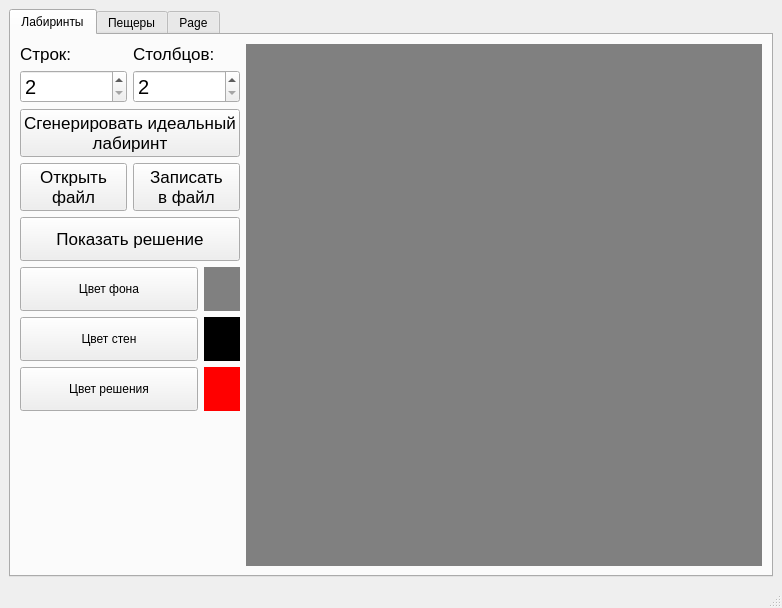
<?xml version="1.0" encoding="UTF-8"?>
<ui version="4.0">
 <class>MainWindow</class>
 <widget class="QMainWindow" name="MainWindow">
  <property name="geometry">
   <rect>
    <x>0</x>
    <y>0</y>
    <width>782</width>
    <height>608</height>
   </rect>
  </property>
  <property name="minimumSize">
   <size>
    <width>0</width>
    <height>0</height>
   </size>
  </property>
  <property name="windowTitle">
   <string>Лабиринты и пещеры</string>
  </property>
  <widget class="QWidget" name="centralwidget">
   <layout class="QHBoxLayout" name="horizontalLayout_5">
    <item>
     <widget class="QTabWidget" name="tabWidget">
      <property name="minimumSize">
       <size>
        <width>0</width>
        <height>0</height>
       </size>
      </property>
      <property name="currentIndex">
       <number>0</number>
      </property>
      <widget class="QWidget" name="maze">
       <attribute name="title">
        <string>Лабиринты</string>
       </attribute>
       <layout class="QHBoxLayout" name="horizontalLayout_4">
        <item>
         <layout class="QHBoxLayout" name="horizontalLayout_3" stretch="1,4">
          <item>
           <layout class="QVBoxLayout" name="verticalLayout">
            <item>
             <layout class="QHBoxLayout" name="horizontalLayout">
              <item>
               <layout class="QVBoxLayout" name="verticalLayout_2">
                <item>
                 <widget class="QLabel" name="label">
                  <property name="font">
                   <font>
                    <pointsize>13</pointsize>
                   </font>
                  </property>
                  <property name="text">
                   <string>Строк:</string>
                  </property>
                 </widget>
                </item>
                <item>
                 <widget class="QSpinBox" name="rows">
                  <property name="minimumSize">
                   <size>
                    <width>0</width>
                    <height>30</height>
                   </size>
                  </property>
                  <property name="font">
                   <font>
                    <pointsize>15</pointsize>
                   </font>
                  </property>
                  <property name="minimum">
                   <number>2</number>
                  </property>
                  <property name="maximum">
                   <number>50</number>
                  </property>
                 </widget>
                </item>
               </layout>
              </item>
              <item>
               <layout class="QVBoxLayout" name="verticalLayout_4">
                <item>
                 <widget class="QLabel" name="label_2">
                  <property name="font">
                   <font>
                    <pointsize>13</pointsize>
                   </font>
                  </property>
                  <property name="text">
                   <string>Столбцов:</string>
                  </property>
                 </widget>
                </item>
                <item>
                 <widget class="QSpinBox" name="cols">
                  <property name="minimumSize">
                   <size>
                    <width>0</width>
                    <height>30</height>
                   </size>
                  </property>
                  <property name="font">
                   <font>
                    <pointsize>15</pointsize>
                   </font>
                  </property>
                  <property name="minimum">
                   <number>2</number>
                  </property>
                  <property name="maximum">
                   <number>50</number>
                  </property>
                 </widget>
                </item>
               </layout>
              </item>
             </layout>
            </item>
            <item>
             <widget class="QPushButton" name="generate_btn">
              <property name="minimumSize">
               <size>
                <width>0</width>
                <height>44</height>
               </size>
              </property>
              <property name="font">
               <font>
                <pointsize>13</pointsize>
               </font>
              </property>
              <property name="text">
               <string>Сгенерировать идеальный
лабиринт</string>
              </property>
             </widget>
            </item>
            <item>
             <layout class="QHBoxLayout" name="horizontalLayout_2">
              <item>
               <widget class="QPushButton" name="open_file_btn">
                <property name="minimumSize">
                 <size>
                  <width>0</width>
                  <height>44</height>
                 </size>
                </property>
                <property name="font">
                 <font>
                  <pointsize>13</pointsize>
                 </font>
                </property>
                <property name="text">
                 <string>Открыть
файл</string>
                </property>
               </widget>
              </item>
              <item>
               <widget class="QPushButton" name="save_file_btn">
                <property name="minimumSize">
                 <size>
                  <width>0</width>
                  <height>44</height>
                 </size>
                </property>
                <property name="font">
                 <font>
                  <pointsize>13</pointsize>
                 </font>
                </property>
                <property name="text">
                 <string>Записать
в файл</string>
                </property>
               </widget>
              </item>
             </layout>
            </item>
            <item>
             <widget class="QPushButton" name="solve_btn">
              <property name="minimumSize">
               <size>
                <width>0</width>
                <height>44</height>
               </size>
              </property>
              <property name="font">
               <font>
                <pointsize>13</pointsize>
               </font>
              </property>
              <property name="text">
               <string>Показать решение</string>
              </property>
             </widget>
            </item>
            <item>
             <layout class="QGridLayout" name="gridLayout" columnstretch="5,1">
              <item row="0" column="0">
               <widget class="QPushButton" name="bg_color_btn">
                <property name="minimumSize">
                 <size>
                  <width>0</width>
                  <height>44</height>
                 </size>
                </property>
                <property name="text">
                 <string>Цвет фона</string>
                </property>
               </widget>
              </item>
              <item row="0" column="1">
               <widget class="QWidget" name="bg_color" native="true">
                <property name="styleSheet">
                 <string notr="true">background-color:gray
</string>
                </property>
               </widget>
              </item>
              <item row="1" column="0">
               <widget class="QPushButton" name="wall_color_btn">
                <property name="minimumSize">
                 <size>
                  <width>0</width>
                  <height>44</height>
                 </size>
                </property>
                <property name="text">
                 <string>Цвет стен</string>
                </property>
               </widget>
              </item>
              <item row="1" column="1">
               <widget class="QWidget" name="wall_color" native="true">
                <property name="styleSheet">
                 <string notr="true">background-color:rgb(0, 0, 0)</string>
                </property>
               </widget>
              </item>
              <item row="2" column="0">
               <widget class="QPushButton" name="path_color_btn">
                <property name="minimumSize">
                 <size>
                  <width>0</width>
                  <height>44</height>
                 </size>
                </property>
                <property name="text">
                 <string>Цвет решения</string>
                </property>
               </widget>
              </item>
              <item row="2" column="1">
               <widget class="QWidget" name="path_color" native="true">
                <property name="styleSheet">
                 <string notr="true">background-color:rgb(255, 0, 0)</string>
                </property>
               </widget>
              </item>
             </layout>
            </item>
            <item>
             <spacer name="verticalSpacer">
              <property name="orientation">
               <enum>Qt::Vertical</enum>
              </property>
              <property name="sizeHint" stdset="0">
               <size>
                <width>128</width>
                <height>72</height>
               </size>
              </property>
             </spacer>
            </item>
           </layout>
          </item>
          <item>
           <widget class="View" name="maze_window" native="true">
            <property name="minimumSize">
             <size>
              <width>500</width>
              <height>500</height>
             </size>
            </property>
            <property name="styleSheet">
             <string notr="true">background-color:gray</string>
            </property>
           </widget>
          </item>
         </layout>
        </item>
       </layout>
      </widget>
      <widget class="QWidget" name="cave">
       <attribute name="title">
        <string>Пещеры</string>
       </attribute>
      </widget>
      <widget class="QWidget" name="tab_3">
       <attribute name="title">
        <string>Page</string>
       </attribute>
       <layout class="QVBoxLayout" name="verticalLayout_3"/>
      </widget>
     </widget>
    </item>
   </layout>
  </widget>
  <widget class="QMenuBar" name="menubar">
   <property name="geometry">
    <rect>
     <x>0</x>
     <y>0</y>
     <width>782</width>
     <height>24</height>
    </rect>
   </property>
  </widget>
  <widget class="QStatusBar" name="statusbar"/>
 </widget>
 <customwidgets>
  <customwidget>
   <class>View</class>
   <extends>QWidget</extends>
   <header location="global">view.h</header>
   <container>1</container>
  </customwidget>
 </customwidgets>
 <resources/>
 <connections/>
</ui>
